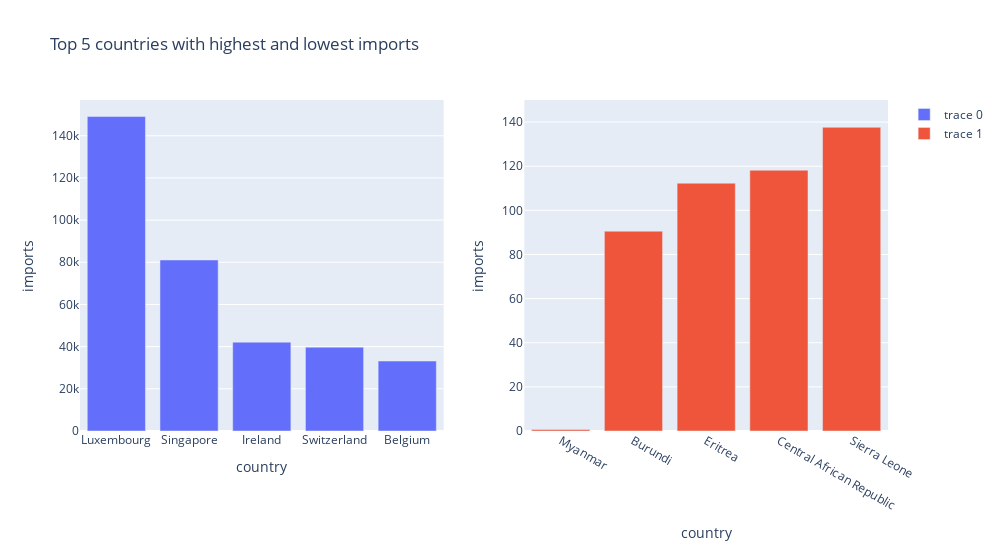

This figure's notebook cell:
### Markdown cell above
- United States spends a lot on health.
- Eritrea spends the least on health.

### Code cell
#Top 5 countries with highest and lowest imports
pltt('imports',[0,150])

### Figure 1 — Plotly figure (JSON) as saved in the notebook; plotly's stock layout.template omitted (floating-point values rounded to 4 significant figures)
{"data": [{"type": "bar", "x": ["Luxembourg", "Singapore", "Ireland", "Switzerland", "Belgium"], "xaxis": "x", "y": [149100, 81084, 42130.0, 39760.0, 33170.0], "yaxis": "y"}, {"type": "bar", "x": ["Myanmar", "Burundi", "Eritrea", "Central African Republic", "Sierra Leone"], "xaxis": "x2", "y": [0.6511, 90.55, 112.3, 118.2, 137.7], "yaxis": "y2"}], "layout": {"height": 550, "title": {"text": "Top 5 countries with highest and lowest imports"}, "width": 1000, "xaxis": {"anchor": "y", "domain": [0, 0.45], "title": {"text": "country"}}, "xaxis2": {"anchor": "y2", "domain": [0.55, 1], "title": {"text": "country"}}, "yaxis": {"anchor": "x", "domain": [0, 1], "title": {"text": "imports"}}, "yaxis2": {"anchor": "x2", "domain": [0, 1], "range": [0, 150], "title": {"text": "imports"}}}}
